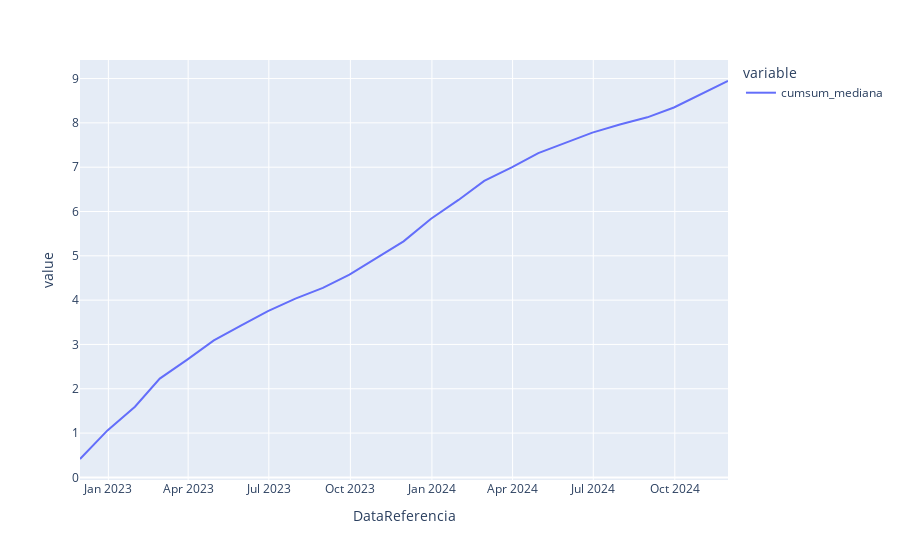

This figure's notebook cell:
### Code cell
# Gráfico iterativo utilizando o plotly
fig=px.line(df_ipca_ultima,x=df_ipca_ultima.index,y=['cumsum_mediana'])
# Gerando arquivo com o resultado
# plotly.offline.plot(fig, show_link = True,filename=f'./output/tx_desocupacao_forcast.html')
fig.show()

### Figure 1 — Plotly figure (JSON) as saved in the notebook; plotly's stock layout.template omitted (floating-point values rounded to 4 significant figures)
{"data": [{"hovertemplate": "variable=cumsum_mediana<br>DataReferencia=%{x}<br>value=%{y}<extra></extra>", "legendgroup": "cumsum_mediana", "line": {"color": "#636efa", "dash": "solid"}, "marker": {"symbol": "circle"}, "mode": "lines", "name": "cumsum_mediana", "orientation": "v", "showlegend": true, "type": "scatter", "x": ["2022-11-30", "2022-12-31", "2023-01-31", "2023-02-28", "2023-03-31", "2023-04-30", "2023-05-31", "2023-06-30", "2023-07-31", "2023-08-31", "2023-09-30", "2023-10-31", "2023-11-30", "2023-12-31", "2024-01-31", "2024-02-29", "2024-03-31", "2024-04-30", "2024-05-31", "2024-06-30", "2024-07-31", "2024-08-31", "2024-09-30", "2024-10-31", "2024-11-30"], "xaxis": "x", "y": [0.415, 1.06, 1.595, 2.229, 2.659, 3.091, 3.431, 3.754, 4.034, 4.276, 4.576, 4.961, 5.326, 5.836, 6.261, 6.69, 6.996, 7.316, 7.559, 7.779, 7.963, 8.125, 8.347, 8.655, 8.945], "yaxis": "y"}], "layout": {"legend": {"title": {"text": "variable"}, "tracegroupgap": 0}, "margin": {"t": 60}, "xaxis": {"anchor": "y", "domain": [0, 1], "title": {"text": "DataReferencia"}}, "yaxis": {"anchor": "x", "domain": [0, 1], "title": {"text": "value"}}}}
